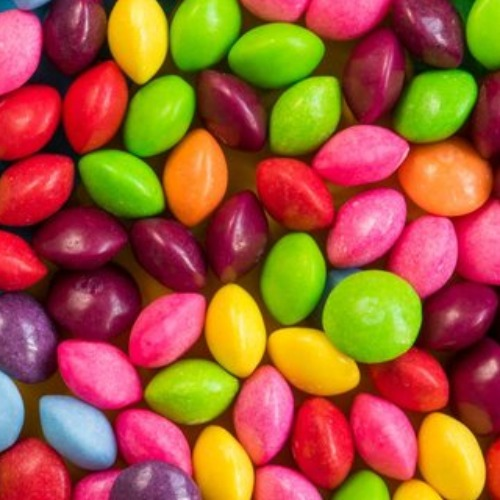
//> input picture Images/skittles.jpg, 500 x 500 px
$ ./004RectangleRoi   (built with g++ and OpenCV 4)
//> lines starting //> are read from the running program, lines starting //| are printed output that depends on the picture; after the words box and inside, x2 and y2 are one past the last pixel; in counts of white or black regions, pixels touching at a corner belong together
#include "opencv2/imgcodecs.hpp"
#include "opencv2/highgui.hpp"
#include "opencv2/core/core.hpp"
#include "opencv2/imgproc.hpp"
#include <iostream>
using namespace std;
using namespace cv;

int main() {

	Mat skittles = imread("./Images/skittles.jpg");
//> skittles is the input picture: 500 rows x 500 cols, CV_8UC3; mean B, G, R 53.7, 90.2, 163.8

	Rect rec(100, 100, 100, 100);
	rectangle(skittles, rec, Scalar(255), 1, 8, 0);
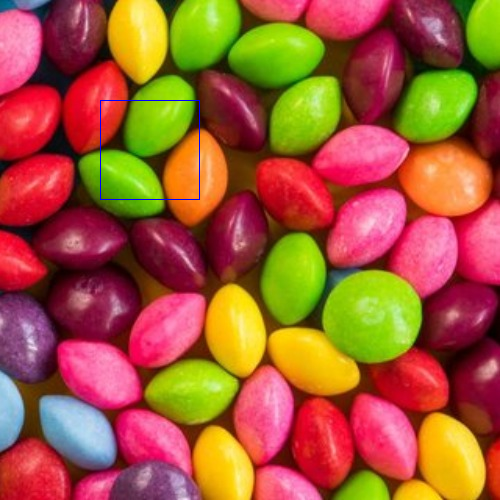
//> skittles: 500 rows x 500 cols, CV_8UC3; 0.16% of pixels changed, all inside (x1, y1, x2, y2) = (100, 100, 200, 200)
	Mat roi = skittles(rec);
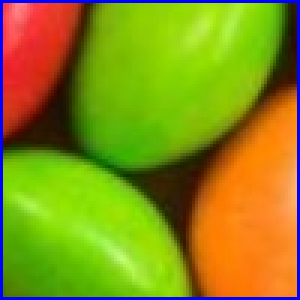
//> roi: 100 rows x 100 cols, CV_8UC3 (shown 3 times larger); mean B, G, R 23.5, 141.8, 137.2

	imshow("With Rectangle", skittles);
	imshow("Roi", roi);

	waitKey(0);
}
